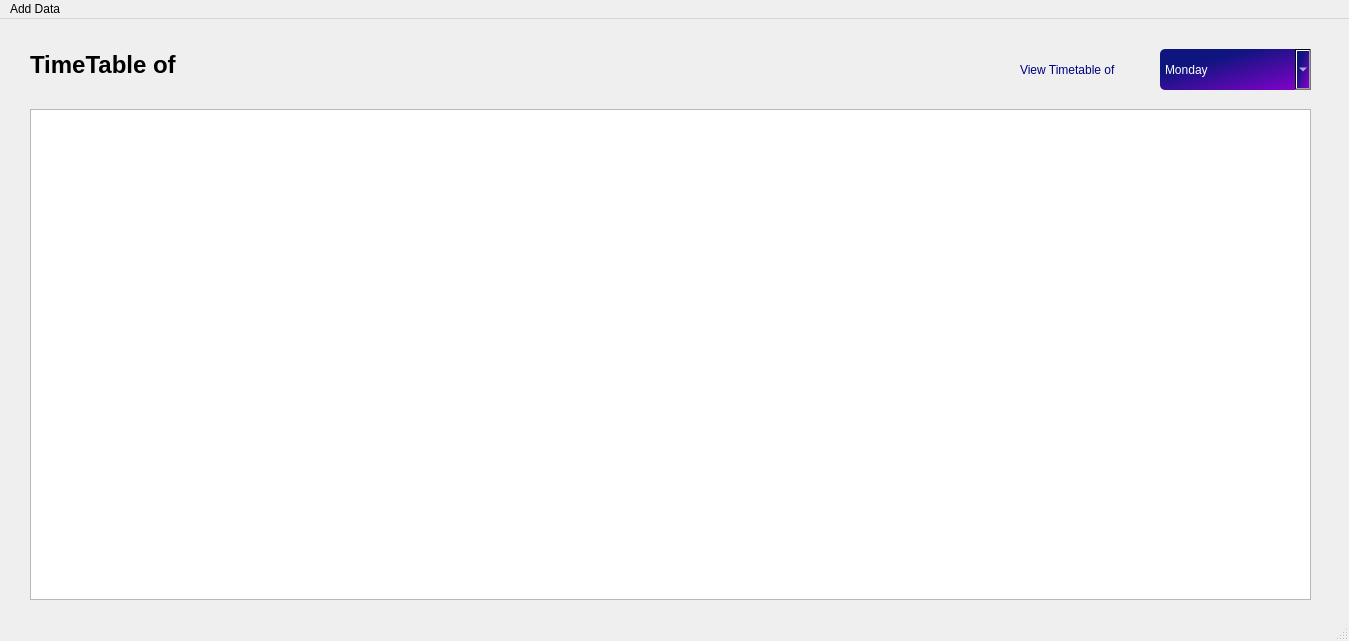
<?xml version="1.0" encoding="UTF-8"?>
<ui version="4.0">
 <class>Timetable</class>
 <widget class="QMainWindow" name="Timetable">
  <property name="geometry">
   <rect>
    <x>0</x>
    <y>0</y>
    <width>1349</width>
    <height>641</height>
   </rect>
  </property>
  <property name="windowTitle">
   <string>MainWindow</string>
  </property>
  <widget class="QWidget" name="centralwidget">
   <widget class="QLabel" name="label">
    <property name="geometry">
     <rect>
      <x>30</x>
      <y>20</y>
      <width>161</width>
      <height>51</height>
     </rect>
    </property>
    <property name="font">
     <font>
      <pointsize>18</pointsize>
      <bold>true</bold>
     </font>
    </property>
    <property name="text">
     <string>TimeTable of </string>
    </property>
   </widget>
   <widget class="QLabel" name="dayname">
    <property name="geometry">
     <rect>
      <x>190</x>
      <y>20</y>
      <width>161</width>
      <height>51</height>
     </rect>
    </property>
    <property name="font">
     <font>
      <family>Tw Cen MT</family>
      <pointsize>20</pointsize>
      <italic>false</italic>
      <bold>true</bold>
     </font>
    </property>
    <property name="styleSheet">
     <string notr="true">font: 700 20pt &quot;Tw Cen MT&quot;;</string>
    </property>
    <property name="text">
     <string/>
    </property>
   </widget>
   <widget class="QTableView" name="timetabledata">
    <property name="geometry">
     <rect>
      <x>30</x>
      <y>90</y>
      <width>1281</width>
      <height>491</height>
     </rect>
    </property>
   </widget>
   <widget class="QLabel" name="label_2">
    <property name="geometry">
     <rect>
      <x>1020</x>
      <y>35</y>
      <width>131</width>
      <height>31</height>
     </rect>
    </property>
    <property name="styleSheet">
     <string notr="true">font: 700 12pt &quot;Bahnschrift&quot;;
color: rgb(0, 0, 127);</string>
    </property>
    <property name="text">
     <string>View Timetable of</string>
    </property>
   </widget>
   <widget class="QComboBox" name="Daysname">
    <property name="geometry">
     <rect>
      <x>1160</x>
      <y>30</y>
      <width>151</width>
      <height>41</height>
     </rect>
    </property>
    <property name="styleSheet">
     <string notr="true">background-color: qlineargradient(spread:pad, x1:0.291, y1:0.289773, x2:1, y2:1, stop:0 rgba(14, 21, 127, 255), stop:1 rgba(138, 0, 207, 255));
color: rgb(255, 255, 255);
border-radius: 5px;
font: 700 12pt &quot;Bahnschrift&quot;;</string>
    </property>
    <item>
     <property name="text">
      <string>Monday</string>
     </property>
    </item>
    <item>
     <property name="text">
      <string>Tuesday</string>
     </property>
    </item>
    <item>
     <property name="text">
      <string>Wednesday</string>
     </property>
    </item>
    <item>
     <property name="text">
      <string>Thursday</string>
     </property>
    </item>
    <item>
     <property name="text">
      <string>Friday</string>
     </property>
    </item>
    <item>
     <property name="text">
      <string>Saturday</string>
     </property>
    </item>
   </widget>
  </widget>
  <widget class="QStatusBar" name="statusbar"/>
  <widget class="QMenuBar" name="menubar">
   <property name="geometry">
    <rect>
     <x>0</x>
     <y>0</y>
     <width>1349</width>
     <height>21</height>
    </rect>
   </property>
   <widget class="QMenu" name="menuAdd_Data">
    <property name="title">
     <string>Add Data</string>
    </property>
    <addaction name="actionaddData"/>
   </widget>
   <addaction name="menuAdd_Data"/>
  </widget>
  <action name="actionaddData">
   <property name="checkable">
    <bool>true</bool>
   </property>
   <property name="icon">
    <iconset resource="assets.qrc">
     <normaloff>:/new/images/C:/Users/Administrator/Downloads/square-plus.png</normaloff>:/new/images/C:/Users/Administrator/Downloads/square-plus.png</iconset>
   </property>
   <property name="text">
    <string>addData</string>
   </property>
   <property name="toolTip">
    <string>Add New Data</string>
   </property>
   <property name="shortcut">
    <string>Ctrl+Shift+N</string>
   </property>
   <property name="menuRole">
    <enum>QAction::NoRole</enum>
   </property>
  </action>
 </widget>
 <resources>
  <include location="assets.qrc"/>
 </resources>
 <connections/>
</ui>
